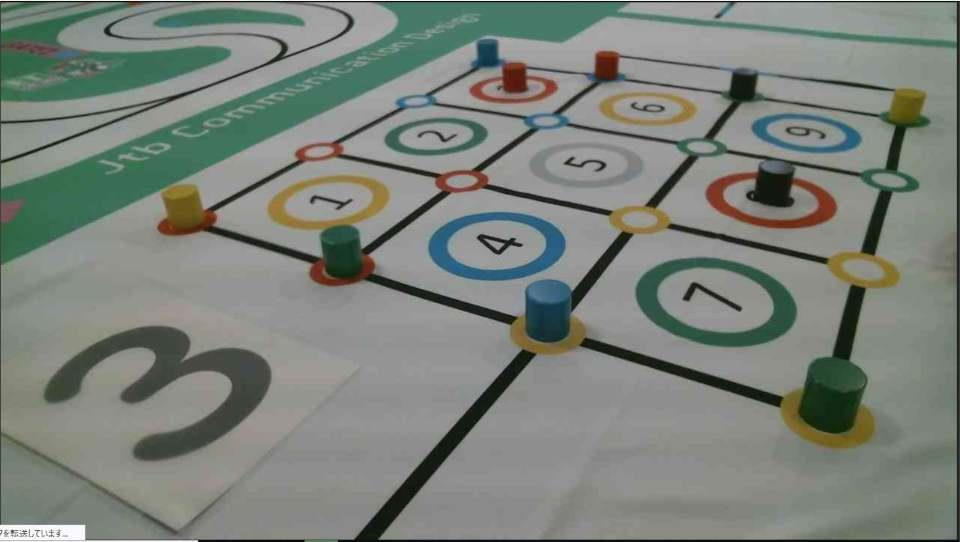
#> input picture img/input.jpg, 960 x 542 px
$ python NumericIdentification.py
#> lines starting #> are read from the running program, lines starting #| are printed output that depends on the picture; after the words box and inside, x2 and y2 are one past the last pixel; in counts of white or black regions, pixels touching at a corner belong together
import cv2
import numpy as np


class NumericIdentification:
    """
    画像から数字を判別

    Attributes
    ----------
    img : np.ndarray
      解析画像を多次元配列にしたもの
    img_gray : np.ndarray
      imgをグレースケールしたもの
  """

    def __init__(self, img_path="./img/input.jpg"):
        """
      コンストラクタ

      Parameters
      ----------
      img_path : str
        解析する画像のパス
    """
#> called with img_path = './img/input.jpg'
        # 画像を読み込む
        self.img = cv2.imread(img_path)
#> self.img is the input picture: shape (542, 960, 3); mean B, G, R 122.5, 129.6, 123.2
        # グレースケール化（画像の2値化はグレースケールでないとダメ）
        self.img_gray = cv2.cvtColor(self.img, cv2.COLOR_RGB2GRAY)
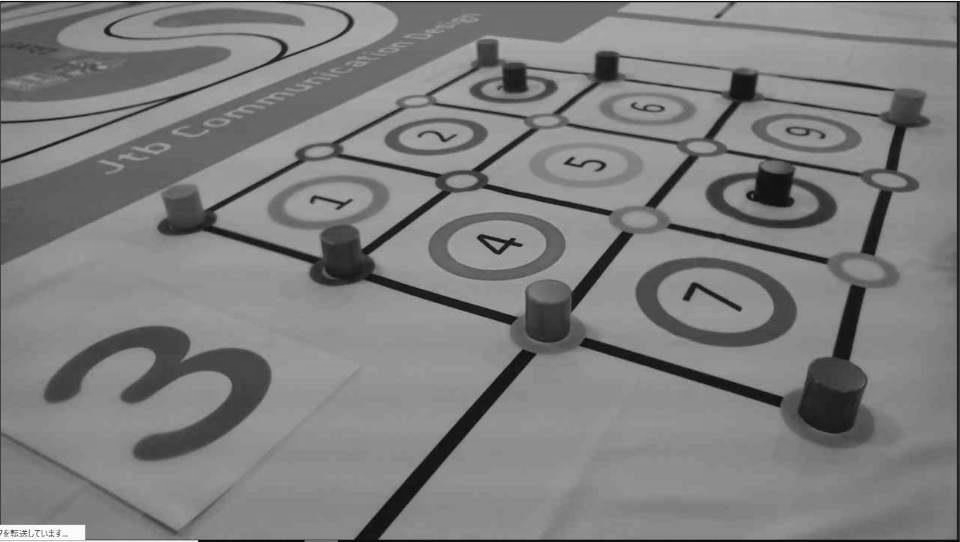
#> self.img_gray: shape (542, 960); min 1, max 255, mean 126.7
        # self.debug_show(self.img_gray)

    def image_cut(self, col1, col2, row1, row2) -> np.ndarray:
        """
      画像を切り出すメソッド

      Parameters
      ----------
      col1 : int
        切取り開始のy座標
      col2 : int
        切取り終了のy座標
      row1 : int
        切取り開始のx座標
      row2 : int
        切取り終了のx座標

      Returns
      -------
      cut_img : np.ndarray
       引数で受け取った座標を切り取った画像（numpyの多次元配列）
    """
#> called with col1 = 260, col2 = 490, row1 = 0, row2 = 300
        cut_img = self.img_gray[col1: col2, row1: row2]
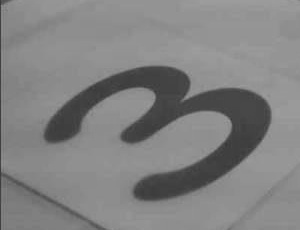
#> cut_img: shape (230, 300); min 52, max 157, mean 129.3
        return cut_img

    def binarization(self, threshold=80):
        """
      画像を2値化するメソッド
      2値化する画像は必ずグレースケールした画像でなければならない

      Parameters
      ----------
      threshold : int
        しきい値デフォルトでは80

      Attributes
      ----------
      ret : int
        設定した閾値（下の大津の2値化は嘘かも）
        大津の二値化（2値化した際にクラス0とクラス1に分割する．その際に各クラスの平均を求めその中間を計算した数字といったようなイメージ）
      th : np.ndarray
        2値化した画像の多次元配列
    """
#> called with threshold = 80
        ret, th = cv2.threshold(self.image_cut(260, 490, 0, 300), threshold, 255, cv2.THRESH_BINARY)
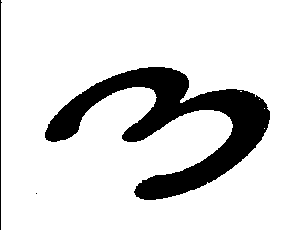
#> th: shape (230, 300); 85.1% white; 3 black regions (1 under 20 px), largest, box (x1, y1, x2, y2) and area: (45, 67, 270, 200) 10019, (0, 0, 2, 230) 231
#> ret = 80
        self.debug_show(th)
        # print("{0}".format(ret))

    def debug_show(self, show_img):
        """デバッグ用のために画像を表示するメソッド
    """
        cv2.imshow("DEBUG NOW...", show_img)
        cv2.waitKey()
        cv2.destroyAllWindows()


if __name__ == "__main__":
    numeric_identification = NumericIdentification()
    a = numeric_identification.image_cut(260, 490, 0, 300)
    numeric_identification.binarization()
